Frame 1 (no input): blank canvas, image omitted
Frame 60 (the mouse pressed at the canvas centre just before this capture): blank canvas, image omitted
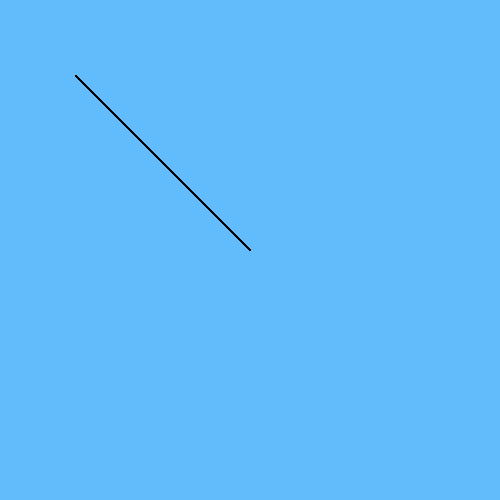
Frame 120 (the mouse held since frame 60 and released just before this capture)

The Processing sketch whose frames 1 and 60 were blank and that drew this single picture after the mouse press (run headless with seeded random() and noise(); from frame 60 on, the mouse is pressed at the canvas centre):

// Processing sketch: processing_158477
// ── processing_158477.pde

float i=0;

void setup() {
  size(500,500);
  colorMode(HSB);
  background(145,155,250);
}
void draw() {

  if(mousePressed){
  i=i*0.005;
  rotate(i);
  line(mouseX,mouseY,75,75);
  }
}
